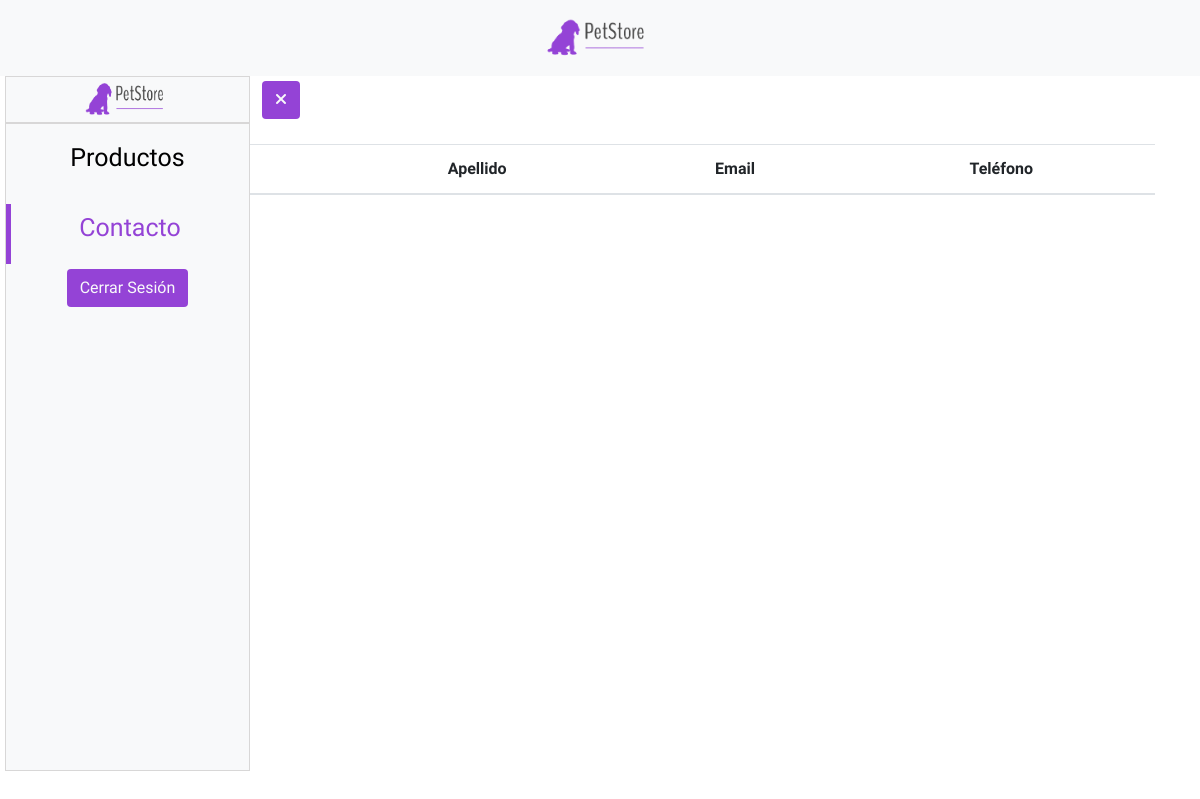
/administrar/contactos, run on an earlier commit of the app's database.
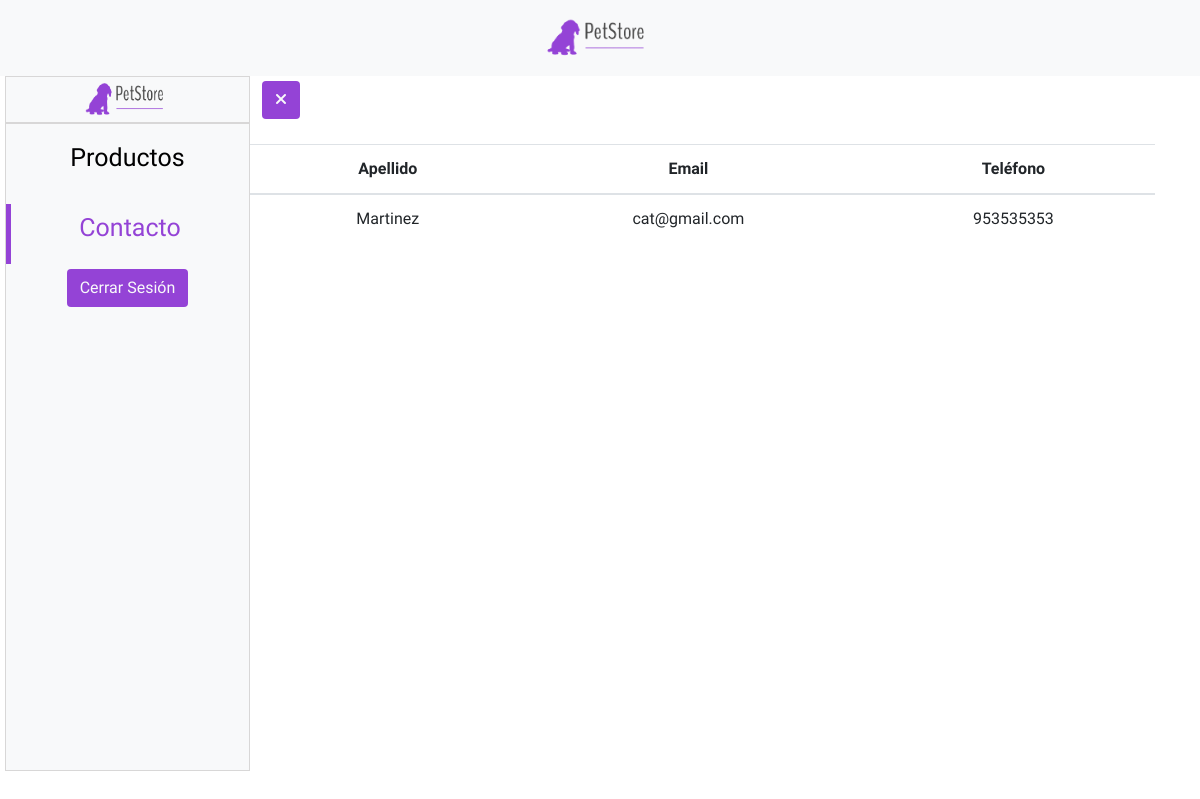
And on a later commit of the database.
### apps/master/models.py (models this page shows)
class Contacto(models.Model):
    nombre = models.CharField(max_length=50)
    apellido = models.CharField(max_length=50)
    email = models.CharField(max_length=70)
    telefono = models.CharField(max_length=50)
    comuna = models.CharField(max_length=50)

### apps/master/views.py (the view)
# urls.py: path('administrar/contactos', views.contactos, name="contactos")
def contactos(request):
    contactos = Contacto.objects.all()
    context = {
        'contactos' : contactos,
        'titulo' : 'Contactos'
    }
    return render(request, 'contactos.html', context)

### templates/contactos.html
{% extends 'base/baseAdmin.html' %}
{% load static %}
{% block content %}
<div class="container pt-5 mt-5">
    <table class="table text-center mt-5">
        <thead>
            <tr>
                <th>Nombre</th>
                <th>Apellido</th>
                <th>Email</th>
                <th>Teléfono</th>
            </tr>
        </thead>
        <tbody>
            {% for contacto in contactos %}
            <tr>
                <td>{{ contacto.nombre }}</td>
                <td>{{ contacto.apellido }}</td>
                <td>{{ contacto.email }}</td>
                <td>{{ contacto.telefono }}</td>
            </tr>
            {% endfor %}
        </tbody>
    </table>
</div>
{% endblock %}

### templates/base/baseAdmin.html (shortened to what this page needs)
<!DOCTYPE html>
<html lang="en">
<head>
    {% load static %}
    <link rel="stylesheet" href="https://cdn.jsdelivr.net/npm/bootstrap@4.0.0/dist/css/bootstrap.min.css">
    <link rel="stylesheet" href="{% static 'css/main.css' %}">
    <link rel="stylesheet" href="{% static 'css/cargador.css' %}">
    <link rel="stylesheet" href="https://cdnjs.cloudflare.com/ajax/libs/font-awesome/6.4.0/css/all.min.css" />
    <link rel="stylesheet" href="https://kenwheeler.github.io/slick/slick/slick.css">
    <link rel="stylesheet" href="https://kenwheeler.github.io/slick/slick/slick-theme.css">
</head>
<body>
    <nav class="navbar navbar-light bg-light fixed-top">
        <a class="navbar-brand m-auto" href="/">
            <img src="{% static 'img/PetStoreLogo.png' %}" width="100%" height="50" alt="Logo de PetStore">
        </a>
    </nav>
    <aside>
        <button class="btn fondoPurpura text-light absoluto btnSidebar" onclick="$(this).find('#iconoSidebar').toggleClass('fa-times fa-bars')"><i id="iconoSidebar" class="fas fa-times"></i></button>
        <div class="text-center bg-light headerSidebar">
            <img src="{% static 'img/PetStoreLogo.png' %}" width="90" height="45" alt="Logo de PetStore Sidebar">
        </div>
        <div class="bodySidebar bg-light">
            <ul class="text-center">
                <li class="{% if titulo == 'Productos' %}bordeActivo{% else %}{% endif %}"><a class="{% if titulo == 'Productos' %}textoActivo{% else %}{% endif %}" href="{% url 'productos' %}">Productos</a></li>
                <li class="{% if titulo == 'Contactos' %}bordeActivo{% endif %}"><a class="{% if titulo == 'Contactos' %}textoActivo{% endif %}" href="{% url 'contactos' %}">Contacto</a></li>
                <a href="{% url 'admin' %}" class="btn fondoPurpura text-light">Cerrar Sesión</a>
            </ul>
        </div>
    </aside>
    {% block content %}
    {% endblock %}
</body>
</html>

### static/css/main.css (style rules this page uses)
* { border: 0; margin: 0; padding: 0; font-family: 'Saira Condensed', sans-serif; }
aside { position: fixed; top: 76px; width: 250px; transition: all ease 0.2s; height: 90%; z-index: 999; }
.absoluto { position: absolute; }
.btnSidebar { top: 5px; right: -50px; }
.headerSidebar { margin-left: 5px; border: 1px solid rgb(216, 215, 215); }
.bodySidebar { margin-left: 5px; border: 1px solid rgb(216, 215, 215); height: fit-content; height: 90%; }
.bodySidebar li { padding: 5px; margin: 10px 0px 5px 0px; font-size: 22px; transition: all ease .2s; cursor: pointer; height: 60px; }
.bodySidebar li a { text-decoration: none; font-size: 25px; color: black; display: block; }
.fondoPurpura { background-color: #9443d6; }
.textoActivo { color: #9443d6 !important; }
.bordeActivo { border-left: 5px solid #9443d6; }

What changed in the data, as far as the page shows it:
added Contacto: apellido "Martinez", email "cat@gmail.com", telefono "953535353"
